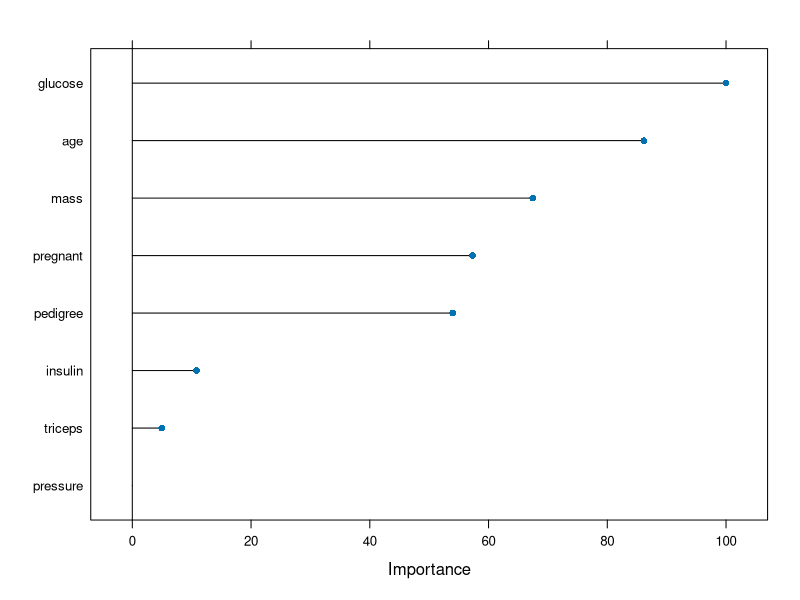
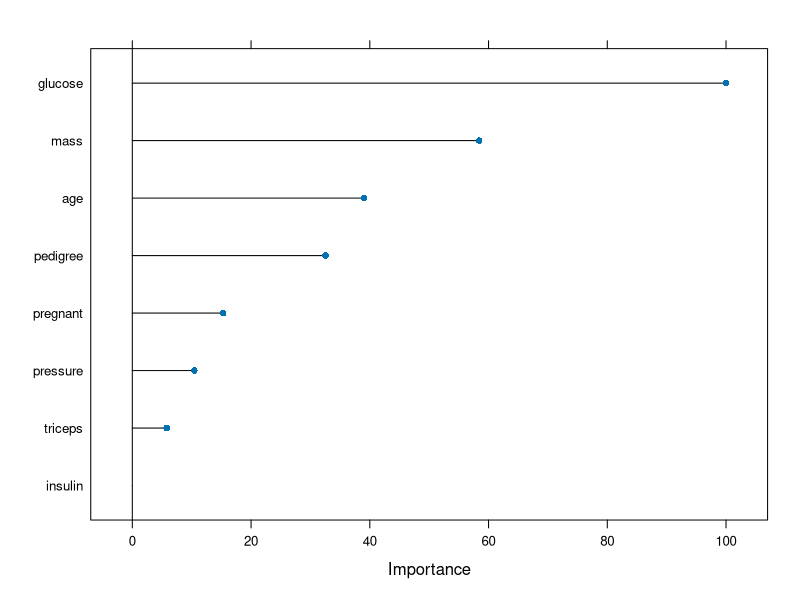
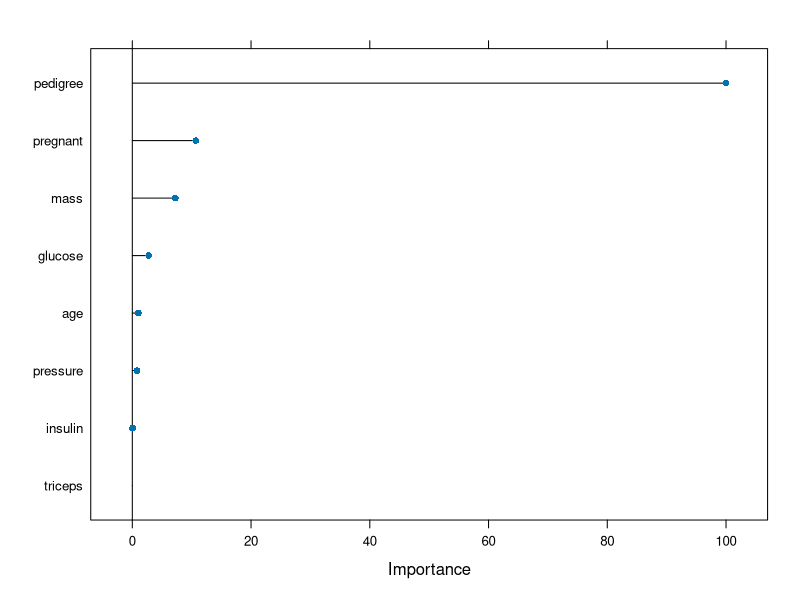

Write R code to recreate these figures, in order. (Note: this script raises an error after producing the figures.)
## ---- chunk 1
knitr::opts_chunk$set(message = FALSE, warning = FALSE)
## ---- chunk 2
library(mlbench)
library(tidyverse)
library(caret)
data(PimaIndiansDiabetes)
df <- tibble(PimaIndiansDiabetes)
## ---- chunk 3
df <- df %>% rename(target = diabetes)

df <- df %>% 
  mutate(target = as.factor(target))
## ---- chunk 4
splitIndex <- createDataPartition(df$target, p = 0.7,
                                  list = FALSE)
df_train <- df[splitIndex,]
df_test <- df[-splitIndex,]
## ---- chunk 5
model1 <- train(target ~., data = df_train,
                method = "rpart2",
                maxdepth = 3)

pred1 <- predict(model1, df_test)

cm1 <- confusionMatrix(data = pred1, reference = df_test$target, positive = "pos")

cm1$overall[1]
## ---- chunk 6
plot(varImp(model1))
## ---- chunk 7
model2 <- train(target ~., data = df_train,
                method = "rf",
                ntree  = 1000)

pred2 <- predict(model2, df_test)

cm2 <- confusionMatrix(data = pred2, reference = df_test$target, positive = "pos")

cm2$overall[1]
## ---- chunk 8
plot(varImp(model2))
## ---- chunk 9
model3 <- train(target ~., data = df_train,
                method = "glmnet")

pred3 <- predict(model3, df_test)

cm3 <- confusionMatrix(data = pred3, reference = df_test$target, positive = "pos")

cm3$overall[1]
## ---- chunk 10
plot(varImp(model3))

## ---- chunk 11
library(caret)
library(e1071)

model4 <- train(target ~., data = df_train,
                method = "svmRadial")

pred4 <- predict(model4, df_test)

cm4 <- confusionMatrix(data = pred4, reference = df_test$target, positive = "pos")

cm4$overall[1]
## ---- chunk 12
model5 <- train(target~., data = df_train,
                method = "knn",
                tuneGrid = data.frame(k = 1:10))

pred5 <- predict(model5, df_test)

cm5 <- confusionMatrix(data = pred5, reference = df_test$target, positive = "pos")

cm5$overall[1]
